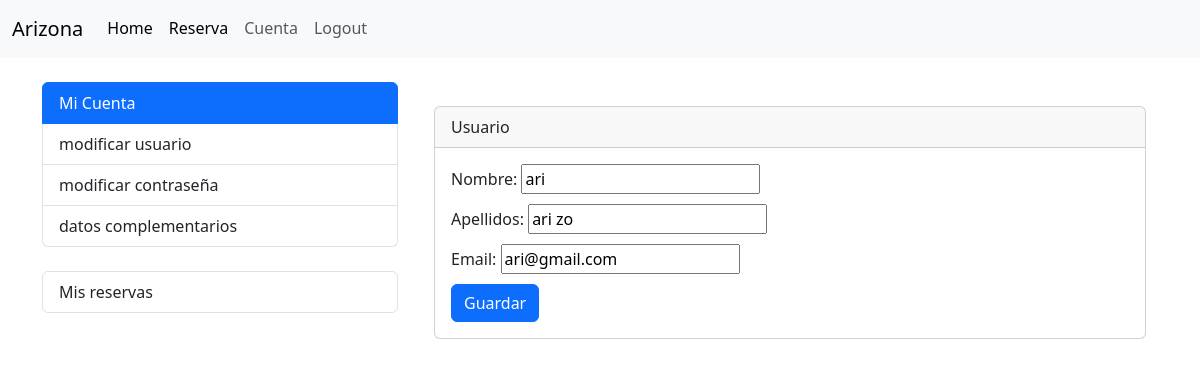
Screenshot of /account/update-user/ (signed in) with the database file from the repository.
### accounts/models.py (models this page shows, shortened)
class User(AbstractBaseUser, PermissionsMixin):
    id = models.AutoField(primary_key=True, unique=True)
    username = models.CharField(
        'Usuario', max_length=30, unique=True, validators=[
            validators.RegexValidator(
                re.compile('^[\w.@+-]+$'),
                'ingrese un nombre de usuario valido '
                'Este valor debe contener solo letras, números '
                'excepto: @/./+/-/_.',
                'invalid'
            )
        ],
        help_text='Un nombre corto que sera usado'+
                  ' para identificarlo de forma unica en la plataforma.'
    )
    name = models.CharField('Nombre', max_length=20)
    apellidos = models.CharField('Apellidos', max_length=30)
    email = models.EmailField('Email', unique=True)
    is_staff = models.BooleanField('Admin', default=False)
    is_active = models.BooleanField('Ativo', default=True)
    date_joined = models.DateTimeField('Data de Entrada', auto_now_add=True)
    roles = models.ForeignKey(Rol, on_delete=models.CASCADE)
    USERNAME_FIELD = 'username'
    REQUIRED_FIELDS = ['email']
    objects = CustomUserManager()
    class Meta:
        verbose_name = 'Usuario'
        verbose_name_plural = 'Usuarios'

### accounts/views.py (the view)
class UpdateUserView(LoginRequiredMixin, UpdateView):
    model = User
    login_url = reverse_lazy('Login:login')
    template_name = 'accounts/update_user.html'
    fields = ['name', 'apellidos', 'email']
    success_url = reverse_lazy('account:index')
    def get_object(self):
        return self.request.user

### accounts/templates/accounts/update_user.html (shortened to what this page needs)
{% extends 'accounts/index.html' %}
{% block accounts_container %}
<div class="container">
  <br>
  <div class="card">
    <div class="card-header">
      Usuario
    </div>
    <div class="card-body">
      <form method="post">
        <div class="form-group">
          {{ form.name.label_tag }}
          {{ form.name }}
        </div>
        <div class="form-group">
          {{ form.apellidos.label_tag }}
          {{ form.apellidos }}
        </div>
        <div class="form-group">
          {{ form.email.label_tag }}
          {{ form.email }}
        </div>
        <button type="submit" class="btn btn-primary">Guardar</button>
      </form>
    </div>
  </div>
</div>
{% endblock %}

### accounts/templates/accounts/update_user.html (style rules this page uses)
.form-group { margin-bottom: 10px; }

### rows the page displays
User: name "ari", apellidos "ari zo", email "ari@gmail.com"
